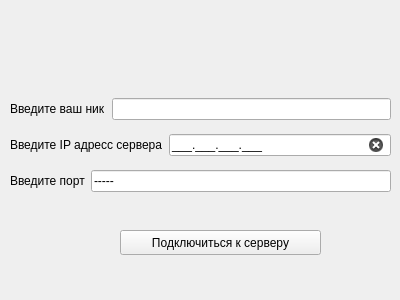
<?xml version="1.0" encoding="UTF-8"?>
<ui version="4.0">
 <class>DataInput</class>
 <widget class="QWidget" name="DataInput">
  <property name="geometry">
   <rect>
    <x>0</x>
    <y>0</y>
    <width>400</width>
    <height>300</height>
   </rect>
  </property>
  <property name="windowTitle">
   <string>Form</string>
  </property>
  <property name="styleSheet">
   <string notr="true">#lnl_ip[state = &quot;0&quot;] {
	background-color: red;
}
#lnl_ip[state = &quot;1&quot;] {
	background-color: rgb(38, 162, 105);
}
#lnl_ip[state = &quot;2&quot;] {
	background-color: white;
}
#lnl_port[state1 = &quot;0&quot;] {
	background-color: red;
}
#lnl_port[state1 = &quot;1&quot;] {
	background-color: rgb(38, 162, 105);
}
#lnl_port[state1 = &quot;2&quot;] {
	background-color: white;
}</string>
  </property>
  <widget class="QPushButton" name="bnt_connect">
   <property name="geometry">
    <rect>
     <x>120</x>
     <y>230</y>
     <width>201</width>
     <height>25</height>
    </rect>
   </property>
   <property name="text">
    <string>Подключиться к серверу</string>
   </property>
  </widget>
  <widget class="QWidget" name="layoutWidget">
   <property name="geometry">
    <rect>
     <x>10</x>
     <y>90</y>
     <width>381</width>
     <height>111</height>
    </rect>
   </property>
   <layout class="QVBoxLayout" name="verticalLayout">
    <item>
     <layout class="QHBoxLayout" name="horizontalLayout">
      <item>
       <widget class="QLabel" name="lbl_nik">
        <property name="text">
         <string>Введите ваш ник</string>
        </property>
       </widget>
      </item>
      <item>
       <widget class="QLineEdit" name="lnl_nik"/>
      </item>
     </layout>
    </item>
    <item>
     <layout class="QHBoxLayout" name="horizontalLayout_2">
      <item>
       <widget class="QLabel" name="lbl_ip">
        <property name="text">
         <string>Введите IP адресс сервера</string>
        </property>
       </widget>
      </item>
      <item>
       <widget class="QLineEdit" name="lnl_ip">
        <property name="inputMask">
         <string>000.000.000.000;_</string>
        </property>
        <property name="clearButtonEnabled">
         <bool>true</bool>
        </property>
        <property name="state" stdset="0">
         <string/>
        </property>
       </widget>
      </item>
     </layout>
    </item>
    <item>
     <layout class="QHBoxLayout" name="horizontalLayout_3">
      <item>
       <widget class="QLabel" name="lbl_port">
        <property name="text">
         <string>Введите порт</string>
        </property>
       </widget>
      </item>
      <item>
       <widget class="QLineEdit" name="lnl_port">
        <property name="inputMask">
         <string>00000;-</string>
        </property>
        <property name="state1" stdset="0">
         <string/>
        </property>
       </widget>
      </item>
     </layout>
    </item>
   </layout>
  </widget>
 </widget>
 <resources/>
 <connections/>
</ui>
